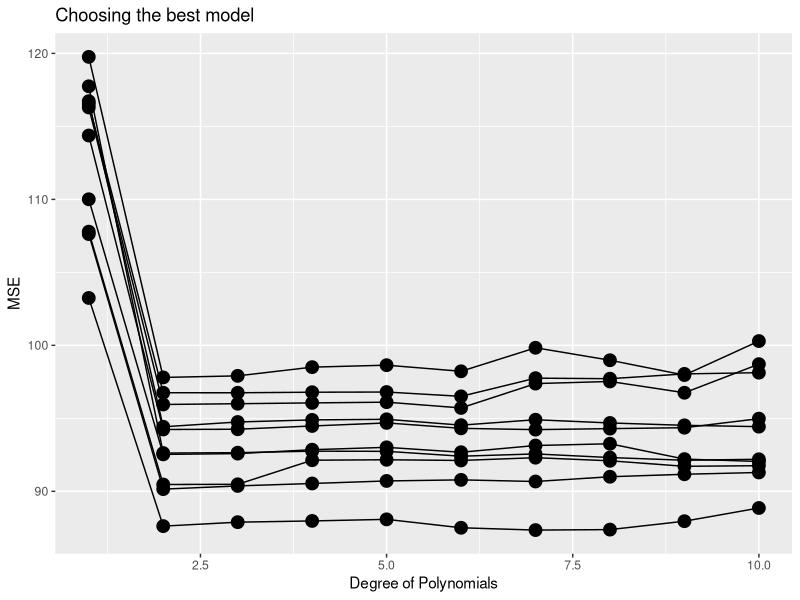
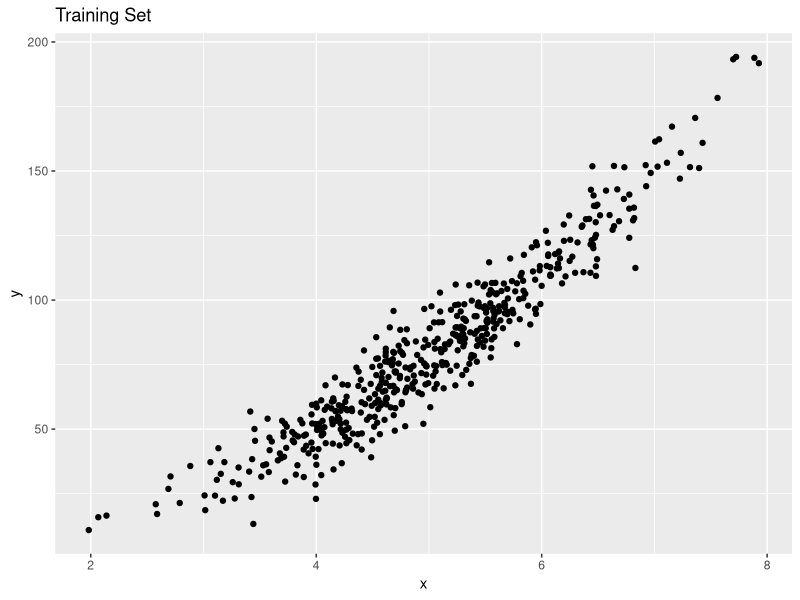
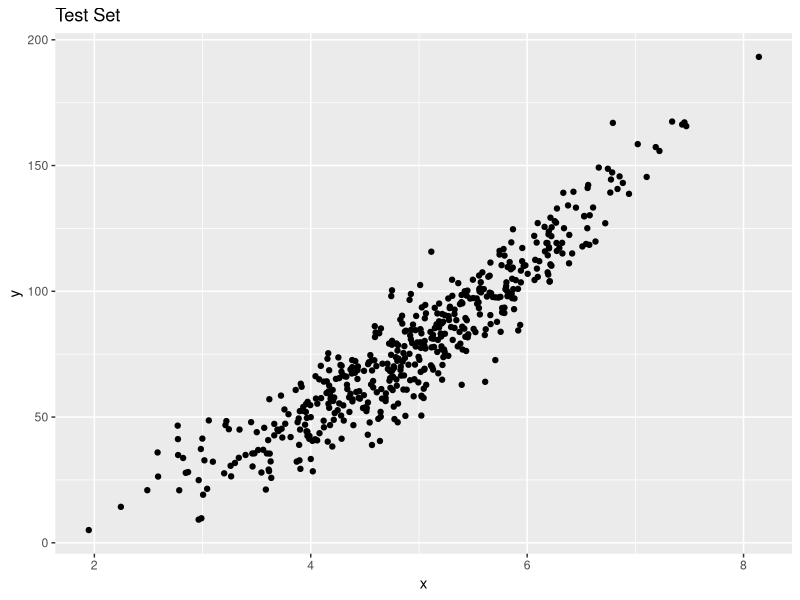
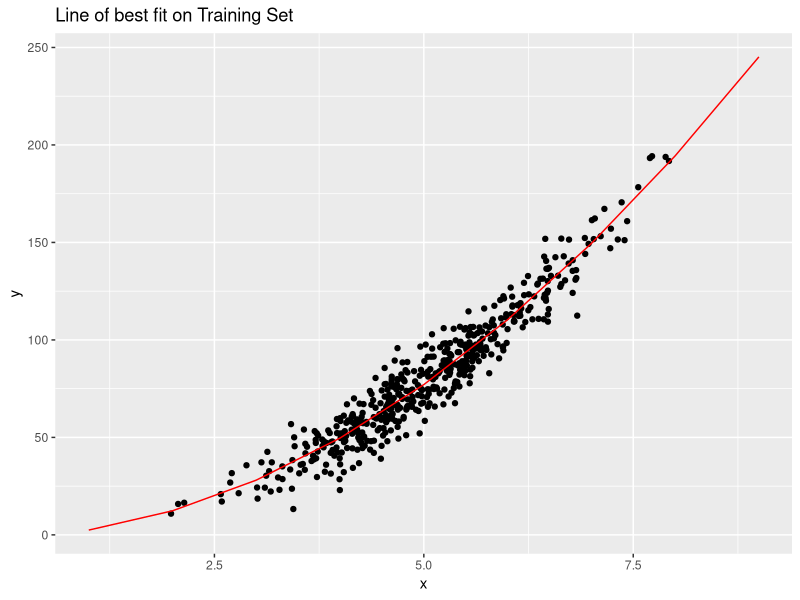
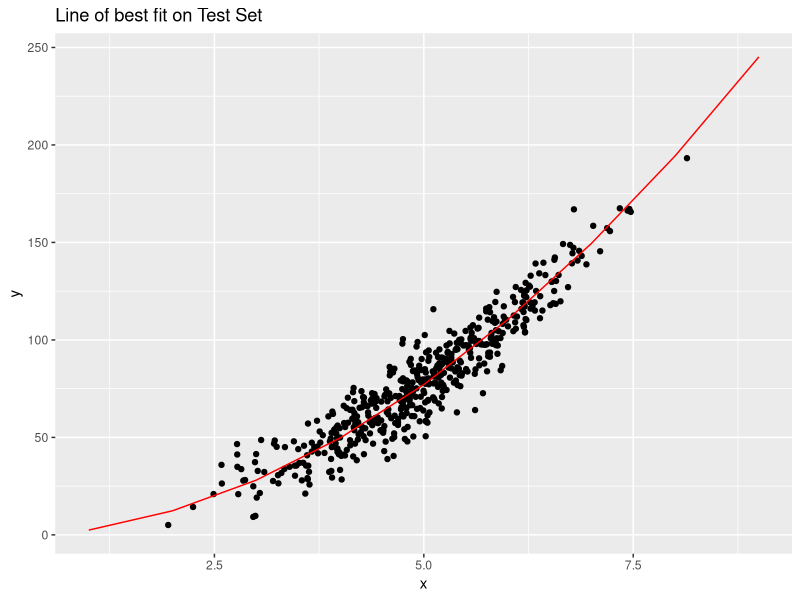
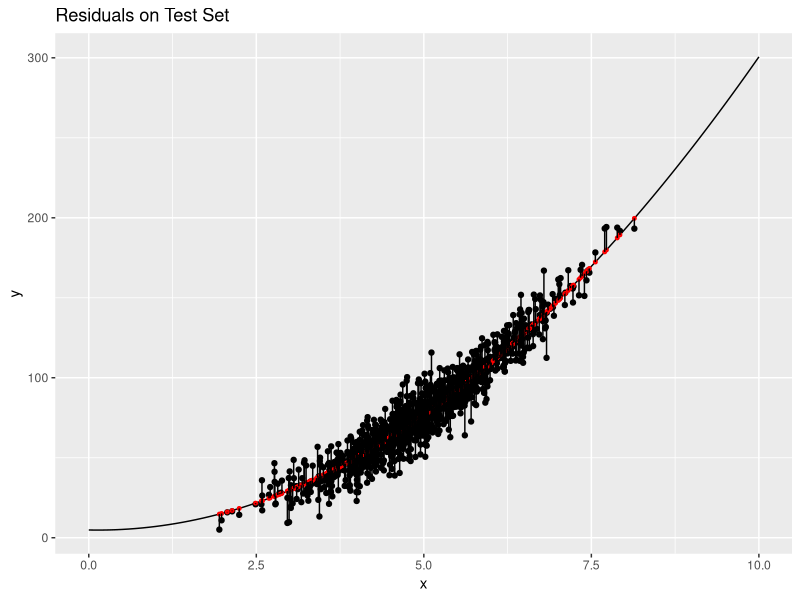

Source code (R) for these figures, in order:
## ---- chunk 1
  
  #The directory path is set to where you have saved the data file in your hardware
  data = read.csv("TestingModels.csv")
  library(ggplot2)

## ---- chunk 2
  #We see a data-set with 1000 observations of x and corresponding y
  #We have to create a model that predicts y
  #We can fit any degree polynomial to our model 
  #We must choose the degree which has the least Mean Square Errors after prediction (MSE)
  #The following function takes a training data and then produces MSEs for prediction on testing data for upto 10 degree polynomial models

  mse_calc = function(train,test){
    mse = numeric()
    for (i in 1:10) {
      model = lm(y~poly(x,i,raw = TRUE),data = train)
      mse[i] = mean((test$y - predict(model,test))^2)}
    return(mse)
  }
  
  #We divide the data-set into train and test data set randomly 10 times
  #Plotting the graph of the MSE vs degree of polynomials one over another for 10 combination of train and test sets
  #We look at the graph anc choose the degree which consistently gives lowest MSE for all 10 train-test data-set combinations

  x = 1:10
  plot = ggplot()
  for (i in 1:10) {
    indices = sample(1000,500)
    train = data[indices,]
    test = data[-indices,]
    y = mse_calc(train,test)
    mse_poly = data.frame(x,y)
    plot = plot + geom_point(data = mse_poly,aes(x = x,y = y),size = 4)
    plot = plot + geom_line(data = mse_poly,aes(x = x,y = y))
  }
  plot + 
    xlab("Degree of Polynomials") + 
    ylab("MSE") + 
    ggtitle("Choosing the best model")

## ---- chunk 3
  #Now it's time to plot our model on the test set
  #At first we take a look at the test and training sets

  indices = sample(1000,500)
  train = data[indices,]
  test = data[-indices,]
  ggplot() + geom_point(data = train, aes(x = x,y = y)) + ggtitle("Training Set")
  ggplot() + geom_point(data = test, aes(x = x,y = y)) + ggtitle("Test Set")
## ---- chunk 4
  model = lm(y~x+I(x^2), data = train)
  summary(model)
  
  #Creating a data frame with range of x and prediction at each point
  
  x = c(1:9)
  y = predict(model,data.frame(x))
  testline = data.frame(x,y)
  
  #Plotting the dataframe as a line over the train and test models
  
  ggplot() + 
    geom_point(data = train, aes(x = x,y = y)) +
    ggtitle("Line of best fit on Training Set") +
    geom_line(data = testline, aes(x = x,y = y),color = 'red')
  
  ggplot() +
    geom_point(data = test, aes(x = x,y = y)) + 
    ggtitle("Line of best fit on Test Set") + 
    geom_line(data = testline, aes(x = x,y = y),color = 'red')

## ---- chunk 5
  
  #Calculating MSE and residual sum of sqaures of line on test points

  model_1_sumOfSquares = sum((test$y - predict(model,test))^2)
  model_1_MSE = mean((test$y - predict(model,test))^2)
  
  #Our analysis is complete
  #Let's try to plot the residual lines on our test set just for fun. This is how you can do it
  #Creating a best fit polynomial function
  
  reg = function(x){
    return(4.8269 - 0.8163*x + 3.0392*(x^2))
  }
  
  #Getting residuals and save it in a new data-frame
  
  x = data$x
  y = reg(x)
  means = data.frame(x,y)
  data$group = 1:1000
  means$group = 1:1000
  #This makes new data frame with 'data' piled over 'means'
  
  groups = rbind(data, means)
  
  
  
  #Plotting the residual lines on our graph
  
  ggplot() +
    geom_point(data = data, aes(x = x,y = y)) + 
    stat_function(data = data.frame(x = c(0,10)),aes(x),fun = reg) +
    geom_point(data = means, aes(x = x,y = y), color = 'red',size = 1) + 
    geom_line(data = groups, aes(x = x,y = y,group = group)) +
    ggtitle("Residuals on Test Set")

